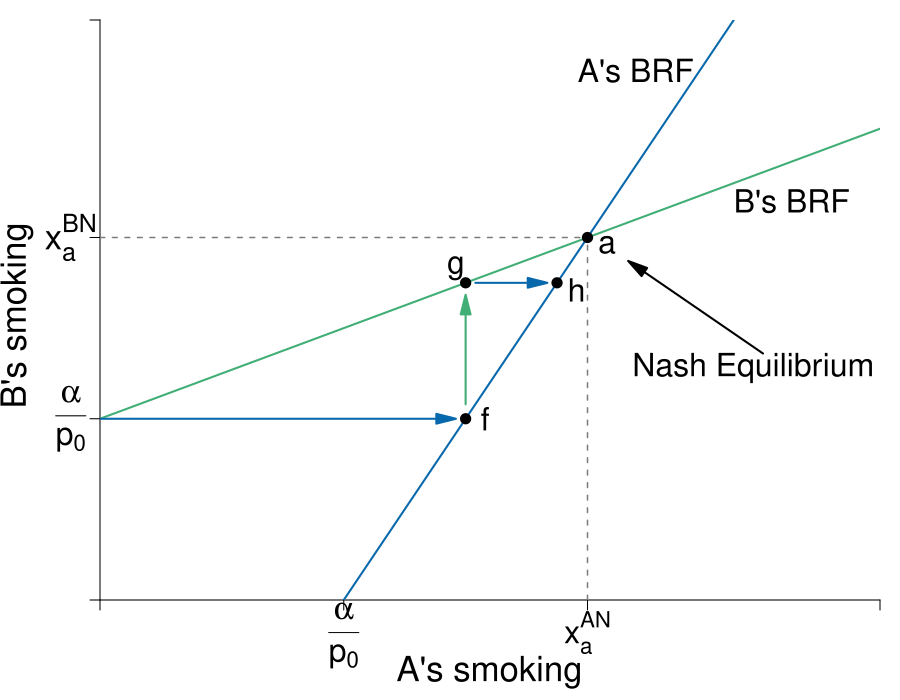

Write R code to recreate this figure.
require(shape)
library(pBrackets)

pdf(file = "public_mechanism/smoking_dynamics.pdf", width = 9, height = 7)

# Set parameters for graphics
axislabelsize <- 2.1
labelsize <- 1.9
namesize <- 1.8
annotatesize <- 1.5
graphlinewidth <- 2
segmentlinewidth <- 1.5

COL <- c("#7fc97f", "#beaed4", "#fdc086", "#ffff99", "#386cb0", "#f0027f", "#bf5b17", "#666666")
COLA <- c("#e0f3db", "#99d8c9","#66c2a4","#41ae76", "#238b45", "#005824")
COLB <- c("#c6dbef", "#4eb3d3", "#2b8cbe", "#0868ac","#084081")
COLC <- c("#fcfbfd", "#efedf5", "#dadaeb", "#bcbddc", "#9e9ac8", "#807dba", "#6a51a3", "#54278f", "#3f007d")
grays <- gray.colors(25, start = 1, end = 0, alpha = 1)

par(mar =  c(5, 5, 1, 1)) # It's big to match paired fig

BRFXi <- function(Xj, P, alpha = 10, beta = 2){
  (alpha+beta*Xj)/P
}

BRFXj <- function(Xj, P, alpha = 10, beta = 2){
  (P*Xj-alpha)/beta
}

xlims <- c(0, 8)
ylims <- c(0, 8)

npts <- 501 
x <- seq(xlims[1], xlims[2], length.out = npts)
y <- seq(ylims[1], ylims[2], length.out = npts) 

plot(0, 0, 
     xlim = xlims, 
     ylim = ylims, 
     type = "n",
     xlab = expression(paste("")),
     ylab = expression(paste("")), 
     xaxt = "n", 
     yaxt = "n", 
     cex.lab = axislabelsize, 
     bty = "n",
     xaxs="i", 
     yaxs="i")

ticksy <- c(0,  2.5, 5, ylims[2])
ylabels <- c(NA, NA, NA,  NA, NA)
ticksx <- c(0, 2.5, 5, xlims[2])
xlabels <- c(NA, NA, NA, NA, NA)

axis(1, at = ticksx, pos = 0, labels = xlabels)
axis(2, at = ticksy, pos = 0, labels = ylabels, las = 1)

#text(0.95, -0.49, expression(paste(frac(alpha,P[t]))), xpd = TRUE, cex = axislabelsize)
text(5, -0.45,  expression(paste(x[a]^{AN})), xpd=TRUE, cex=labelsize)
text(2.5, -0.49, expression(paste(frac(alpha,p[0]))), xpd=TRUE, cex=labelsize )
text(-0.3, 2.5, expression(paste(frac(alpha,p[0]))), xpd=TRUE, cex=labelsize )
# text(-0.3, 1.15, expression(paste(x[Bt]^N)), xpd = TRUE, cex = axislabelsize)
# text(-0.3, 2.1, expression(paste(x[Bt]^{direct})) , xpd=TRUE, cex=axislabelsize)
text(-0.3, 5, expression(paste(x[a]^{BN})), xpd=TRUE, cex=axislabelsize )
text(0.5*xlims[2], -1, expression(paste("A's smoking")), xpd = TRUE, cex = axislabelsize) 
text(-0.85, 0.5*ylims[2], expression(paste("B's smoking ")), xpd = TRUE, cex = axislabelsize, srt = 90) 

npts <- 500 
xx1 <- seq(0, xlims[2], length.out = npts)

lines(xx1, BRFXj(xx1,P=4), col = COLB[4], lwd = graphlinewidth)
lines(xx1, BRFXi(xx1,P=4), col = COLA[4], lwd = graphlinewidth)
#lines(xx1, BRFXj(xx1,P=10), col = COLB[4], lwd = graphlinewidth)
#lines(xx1, BRFXi(xx1,P=10), col = COLA[4], lwd = graphlinewidth)

segments(5, 0, 5, 5, lty = 2, col = grays[20] , lwd = segmentlinewidth)
segments(0, 5, 5, 5, lty = 2, col = grays[20] , lwd = segmentlinewidth)
points(5, 5, pch = 16, col = "black", cex = 1.5)
text(5.2, 4.9, expression(paste(a)), cex = labelsize)
text(6.7, 3.2, expression(paste("Nash Equilibrium")), cex = labelsize)
Arrows(6.8, 3.4, 5.5, 4.6, lty = 1, lwd = 2, arr.type = "triangle")
#text(4.75, 5.2, expression(paste("NE")), cex = labelsize)

#Arrows for dynamics
Arrows(0, 10/4, BRFXi(Xj = 10/4, P = 4) - 0.2, 10/4, col = COLB[4], lty = 1, lwd = 2, arr.type = "triangle")
Arrows(BRFXi(Xj = 10/4, P = 4), 10/4 + 0.2, BRFXi(Xj = 10/4, P = 4), BRFXi(Xj = BRFXi(Xj = 10/4, P = 4), P = 4) - 0.3, col = COLA[4], lty = 1, lwd = 2, arr.type = "triangle")
Arrows(BRFXi(Xj = 10/4, P = 4) + 0.1, BRFXi(Xj = BRFXi(Xj = 10/4, P = 4), P = 4), BRFXi(Xj = BRFXi(Xj = BRFXi(Xj = 10/4, P = 4), P = 4), P = 4) - 0.2, BRFXi(Xj = BRFXi(Xj = 10/4, P = 4), P = 4), col = COLB[4], lty = 1, lwd = 2, arr.type = "triangle")

points(BRFXi(Xj = 10/4, P = 4), 10/4, pch = 16, col = "black", cex = 1.5)
points(BRFXi(Xj = 10/4, P = 4), BRFXi(Xj = BRFXi(Xj = 10/4, P = 4), P = 4), pch = 16, col = "black", cex = 1.5)
points(BRFXi(Xj = BRFXi(Xj = BRFXi(Xj = 10/4, P = 4), P = 4), P = 4), BRFXi(Xj = BRFXi(Xj = 10/4, P = 4), P = 4),  pch = 16, col = "black", cex = 1.5)

text(BRFXi(Xj = 10/4, P = 4) + 0.2, 10/4, expression(paste(f)), cex = labelsize)
text(BRFXi(Xj = 10/4, P = 4) - 0.1, BRFXi(Xj = BRFXi(Xj = 10/4, P = 4), P = 4) + 0.2, expression(paste(g)), cex = labelsize)
text(BRFXi(Xj = BRFXi(Xj = BRFXi(Xj = 10/4, P = 4), P = 4), P = 4) + 0.2, BRFXi(Xj = BRFXi(Xj = 10/4, P = 4), P = 4) - 0.1, expression(paste(h)), cex = labelsize)

# segments(1.25, 0, 1.25, 1.25, lty = 2, col = grays[20] , lwd = segmentlinewidth)
# segments(0, 1.25, 1.25, 1.25, lty = 2, col = grays[20] , lwd = segmentlinewidth)
# points(1.25, 1.25, pch = 16, col = "black", cex = 1.5)
# text(1.4, 1.1, expression(paste(b)), cex = labelsize)

#segments(0, 2, 5, 2, lty = 2, col = grays[20] , lwd = segmentlinewidth)

#text(1.5, 7.3, expression(paste("A's best response")), cex = labelsize)
#text(1.5, 7, expression(paste("after tax")), cex = labelsize)
text(5.5, 7.3, expression(paste("A's BRF")), cex = labelsize)
#text(5.1, 7, expression(paste("best response")), cex = labelsize)

text(7.1, 5.5, expression(paste("B's BRF")), cex = labelsize, xpd = TRUE)
#text(7.1, 5.1, expression(paste("best response")), cex = labelsize, xpd = TRUE)
#text(7, 2, expression(paste("B's best response")), cex = labelsize)
#text(7, 1.75, expression(paste("after tax")), cex = labelsize)

# brackets(-0.6, 1.25, -0.6, 2, h = .2,  ticks = 0.5, curvature = 0.5, type = 1,
#          col = 1, lwd = segmentlinewidth, lty = 1, xpd = TRUE)
# 
# brackets(-0.6, 2, -0.6, 5, h = .2,  ticks = 0.5, curvature = 0.5, type = 1,
#          col = 1, lwd =segmentlinewidth, lty = 1, xpd = TRUE)


# text(-1.15, 1.75, expression(paste("Indirect")), cex = labelsize, xpd = TRUE)
# text(-1.15, 1.5, expression(paste("effect")), cex = labelsize, xpd = TRUE)
# text(-1.15, 3.65, expression(paste("Direct")), cex = labelsize, xpd = TRUE)
# text(-1.15, 3.4, expression(paste("effect")), cex = labelsize, xpd = TRUE)

dev.off()
